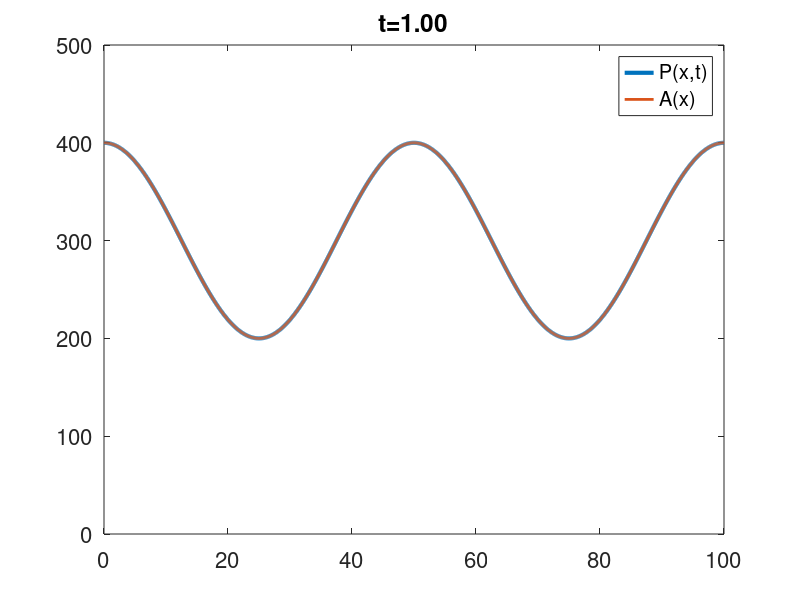

The MATLAB source for this figure:
function Problem8
  

k = 0.05;
A = @(x) 300 + 100*cos(2*pi*x/50);
P0 = @(x) 100 + 50*sin(2*pi*x/50);
x = linspace(0,100,2000)';

f = @(t,y) k*y.*(A(x) - y);

sol = ode45(f,[0,1],P0(x));

num_times = 50;
ts = linspace(min(sol.x),max(sol.x),num_times);

for kk = 1:num_times
  t = ts(kk);
  P = interp1(sol.x,sol.y',t);
  plot(x,P,'linewidth',3,x,A(x),'linewidth',2)
  title(sprintf('t=%1.2f',t),'fontsize',20)
  ylim([0,500])
  set(gca,'fontsize',16)  
  legend('P(x,t)','A(x)')
  pause(0.01)

end